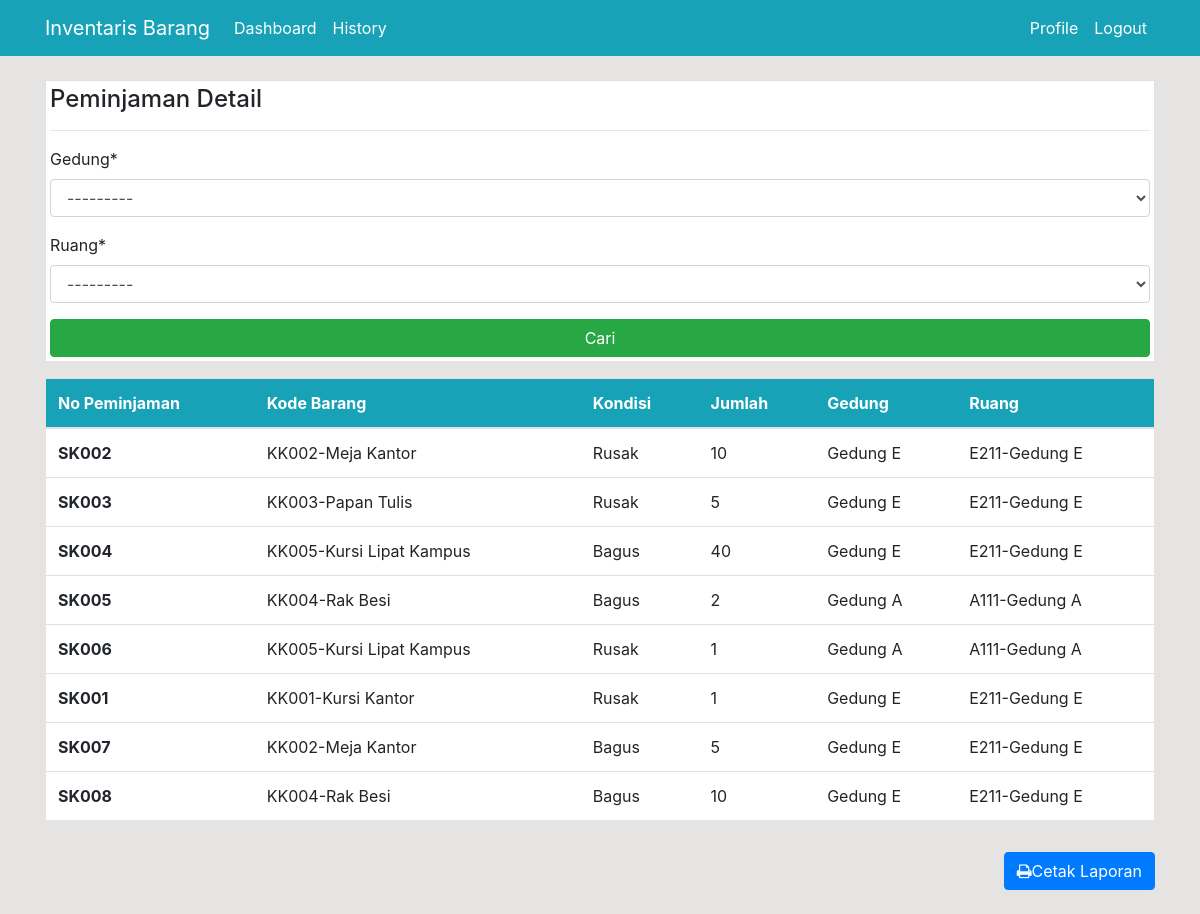
The app's page /laporan/ (signed in) with its own data.
### dashboard/models.py (models this page shows, shortened)
class Ruang(models.Model):
    ID = models.PositiveIntegerField()
    Ruang = models.CharField(max_length=20, primary_key=True)
    PJ_Ruang = models.ForeignKey(Pegawai, null=True, on_delete=models.SET_NULL)
    Gedung = models.ForeignKey(Gedung, on_delete=models.CASCADE)
    def __str__(self):
        return f'{self.Ruang}-{self.Gedung}'

class PeminjamanDetail(models.Model):
    No_Peminjaman = models.OneToOneField(Peminjaman, on_delete=models.CASCADE)
    Kode_Barang = models.ForeignKey(Barang, on_delete=models.CASCADE)
    Kondisi = models.CharField(max_length=10, choices=Pilihan_Kondisi, null=True)
    Jumlah = models.PositiveIntegerField()
    Gedung = models.ForeignKey(Gedung, on_delete=models.CASCADE)
    Ruang = models.ForeignKey(Ruang, on_delete=models.CASCADE)

class Peminjaman (models.Model):
    ID = models.PositiveIntegerField()
    No_Peminjaman = models.CharField(max_length=10, primary_key=True)
    NIP_NRK = models.ForeignKey(Pegawai, on_delete=models.CASCADE)
    tgl_pinjam = models.DateTimeField(auto_now_add=True)
    tgl_kembali = models.DateTimeField(null=True, blank=True)
    BAST = models.FileField(("BAST Disposisi"), upload_to=None, max_length=100)
    def __str__(self):
        return f'{self.No_Peminjaman}'

class Barang(models.Model):
    ID = models.PositiveIntegerField()
    Kode_Barang = models.CharField(max_length=6, primary_key=True)
    Nama_Barang = models.CharField(max_length=30, null=True)
    Merk = models.CharField(max_length=30, null=True)
    Stock = models.PositiveIntegerField(null=True)
    BAST = models.FileField(("BAST Perolehan"), upload_to=None, max_length=100)
    def __str__(self):
        return f'{self.Kode_Barang}-{self.Nama_Barang}'

class Gedung(models.Model):
    ID = models.PositiveIntegerField()
    Nama_Gedung = models.CharField(max_length=20, primary_key=True)
    MG = models.ForeignKey(Pegawai, null=True, on_delete=models.SET_NULL)
    def __str__(self):
        return f'{self.Nama_Gedung}'

### dashboard/views.py (the view)
# urls.py: path('laporan/', views.cetak_laporan, name='dashboard-cetak-laporan'),
@login_required
def cetak_laporan(request):
    items = PeminjamanDetail.objects.all()
    form = CetakLaporanForm(request.POST or None)
    myFilter = CariBarang(request.POST, queryset=items)
    items = myFilter.qs
    context = {
        'form' : form,
        'items' : items,
        'myFilter' : myFilter,
    }
    return render(request, 'dashboard/cetak_laporan.html', context)

### dashboard/forms.py
class CetakLaporanForm(forms.ModelForm):
    class Meta:
        model = PeminjamanDetail
        fields = ['Gedung', 'Ruang']

### templates/dashboard/cetak_laporan.html (shortened to what this page needs)
{% extends 'partials/base.html' %}
{% load crispy_forms_tags %}
{% block content %}
<html>
<body>
    <link rel="stylesheet" href="https://cdnjs.cloudflare.com/ajax/libs/font-awesome/4.7.0/css/font-awesome.min.css">
    <div class="container">
        <div class="row my-4">
            <div class="col-md-12">
            <div class="border bg-white p-1">
                    <h4>Peminjaman Detail</h4>
                    <hr>
                    <form method="POST" enctype="multipart/form-data">
                        {{ form|crispy }}
                        <input class="btn btn-success btn-block" type="submit" value="Cari">
                    </form>
                </div>
                </div>
            <div class="col-md-12 p-3" id="laporan">
                <table class="table bg-white">
                    <thead class="bg-info">
                        <tr class="text-white">
                            <th scope="col">No Peminjaman</th>
                            <th scope="col">Kode Barang</th>
                            <th scope="col">Kondisi</th>
                            <th scope="col">Jumlah</th>
                            <th scope="col">Gedung</th>
                            <th scope="col">Ruang</th>
                        </tr>
                    </thead>
                    <tbody>
                     {% for item in items %}
                        <tr>
                            <th scope="row">{{ item.No_Peminjaman }}</th>
                            <td>{{ item.Kode_Barang }}</td>
                            <td>{{ item.Kondisi }}</td>
                            <td>{{ item.Jumlah }}</td>
                            <td>{{ item.Gedung }}</td>
                            <td>{{ item.Ruang }}</td>
                        </tr>
                    {% endfor %}
                    </tbody>
                </table>
            </div>
            <div class="col-md-12">
            <div class="text-right">
                    <button type="button" class="btn btn-primary" id="download"><i class="fa fa-print"></i>Cetak Laporan</button>
            </div></div>
        </div>
    </div>
</body>
</html>
{% endblock %}

### static/style.css (style rules this page uses)
body { background: rgb(230, 227, 227); }
td { word-wrap: break-word; }
* { box-sizing: border-box; }

### records on screen
Ruang: Gedung "---------", Ruang "---------"
PeminjamanDetail: No_Peminjaman "SK002", Kode_Barang "KK002-Meja Kantor", Kondisi "Rusak", Jumlah "10", Gedung "Gedung E", Ruang "E211-Gedung E"
PeminjamanDetail: No_Peminjaman "SK003", Kode_Barang "KK003-Papan Tulis", Kondisi "Rusak", Jumlah "5", Gedung "Gedung E", Ruang "E211-Gedung E"
PeminjamanDetail: No_Peminjaman "SK004", Kode_Barang "KK005-Kursi Lipat Kampus", Kondisi "Bagus", Jumlah "40", Gedung "Gedung E", Ruang "E211-Gedung E"
PeminjamanDetail: No_Peminjaman "SK005", Kode_Barang "KK004-Rak Besi", Kondisi "Bagus", Jumlah "2", Gedung "Gedung A", Ruang "A111-Gedung A"
PeminjamanDetail: No_Peminjaman "SK006", Kode_Barang "KK005-Kursi Lipat Kampus", Kondisi "Rusak", Jumlah "1", Gedung "Gedung A", Ruang "A111-Gedung A"
PeminjamanDetail: No_Peminjaman "SK001", Kode_Barang "KK001-Kursi Kantor", Kondisi "Rusak", Jumlah "1", Gedung "Gedung E", Ruang "E211-Gedung E"
PeminjamanDetail: No_Peminjaman "SK007", Kode_Barang "KK002-Meja Kantor", Kondisi "Bagus", Jumlah "5", Gedung "Gedung E", Ruang "E211-Gedung E"
PeminjamanDetail: No_Peminjaman "SK008", Kode_Barang "KK004-Rak Besi", Kondisi "Bagus", Jumlah "10", Gedung "Gedung E", Ruang "E211-Gedung E"
